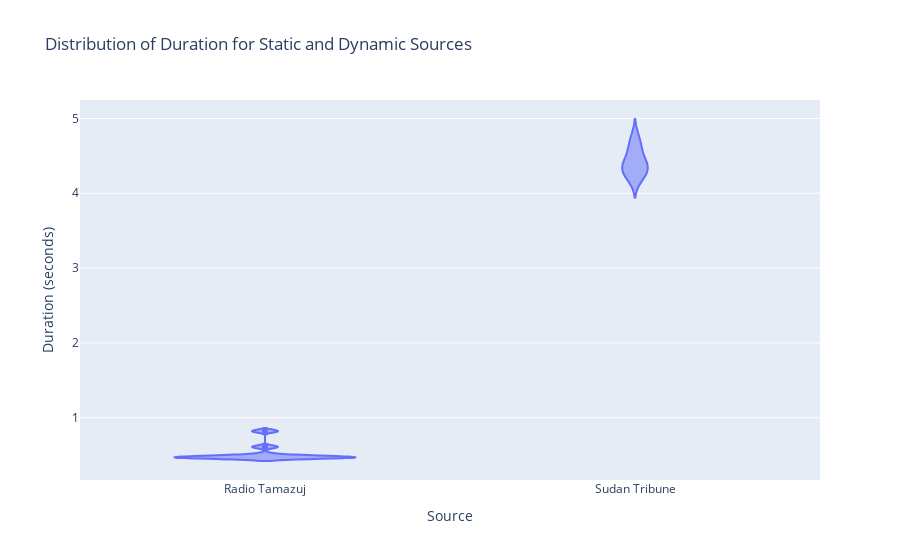

Notebook source saved alongside this figure:
### Code cell
df = pd.read_csv('sudan-war.scraping-time.csv')

# Group by 'trial_number' and 'source' and calculate the mean duration
df_mean = df.groupby(['source', 'trial_number'], as_index=False)['duration'].mean()

# Rename the source values
df_mean['source'] = df_mean['source'].replace('Static', 'Radio Tamazuj').replace('Dynamic', 'Sudan Tribune')

# Create a violin plot
fig = px.violin(
    df_mean,
    y='duration',          # Values to plot on the y-axis (duration)
    x='source',            # Categories to plot on the x-axis (Static and Dynamic)
    title="Distribution of Duration for Static and Dynamic Sources",
    labels={'duration': 'Duration (seconds)', 'source': 'Source'},
    category_orders={'source': ['Radio Tamazuj', 'Sudan Tribune']},
)

# Show the plot
fig.show()

### Figure 1 — Plotly figure (JSON) as saved in the notebook; plotly's stock layout.template omitted (floating-point values rounded to 4 significant figures)
{"data": [{"alignmentgroup": "True", "box": {"visible": false}, "hovertemplate": "Source=%{x}<br>Duration (seconds)=%{y}<extra></extra>", "legendgroup": "", "marker": {"color": "#636efa"}, "name": "", "offsetgroup": "", "orientation": "v", "scalegroup": "True", "showlegend": false, "type": "violin", "x": ["Sudan Tribune", "Sudan Tribune", "Sudan Tribune", "Sudan Tribune", "Sudan Tribune", "Sudan Tribune", "Sudan Tribune", "Sudan Tribune", "Sudan Tribune", "Sudan Tribune", "Radio Tamazuj", "Radio Tamazuj", "Radio Tamazuj", "Radio Tamazuj", "Radio Tamazuj", "Radio Tamazuj", "Radio Tamazuj", "Radio Tamazuj", "Radio Tamazuj", "Radio Tamazuj"], "x0": " ", "xaxis": "x", "y": [4.752, 4.642, 4.185, 4.441, 4.353, 4.562, 4.34, 4.394, 4.268, 4.269, 0.8207, 0.6096, 0.507, 0.4738, 0.4731, 0.4734, 0.4718, 0.4668, 0.4666, 0.4606], "y0": " ", "yaxis": "y"}], "layout": {"legend": {"tracegroupgap": 0}, "title": {"text": "Distribution of Duration for Static and Dynamic Sources"}, "violinmode": "group", "xaxis": {"anchor": "y", "categoryarray": ["Radio Tamazuj", "Sudan Tribune"], "categoryorder": "array", "domain": [0, 1], "title": {"text": "Source"}}, "yaxis": {"anchor": "x", "domain": [0, 1], "title": {"text": "Duration (seconds)"}}}}
